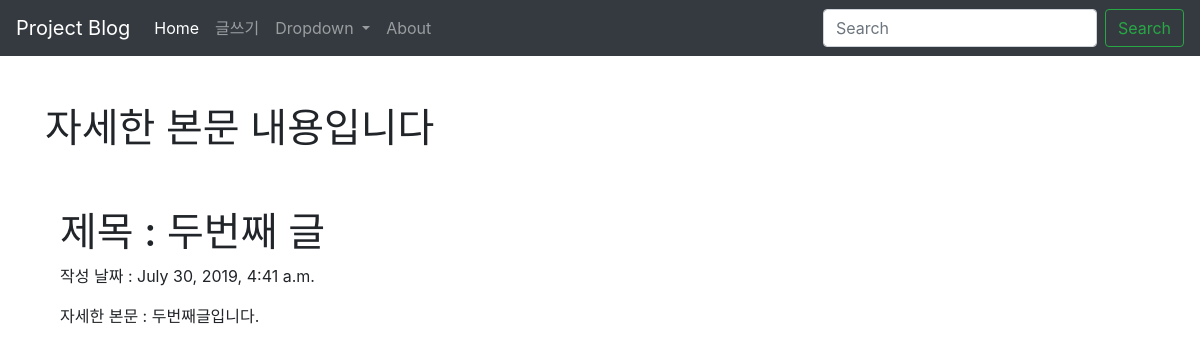
Page /blog/2 on the committed database.
### blog/models.py (models this page shows, shortened)
class Blog(models.Model):
    title = models.CharField(max_length=200)
    pub_date = models.DateTimeField('date published')
    body = models.TextField()

### blog/views.py (the view)
# urls.py: path('<int:blog_id>', views.detail, name="detail"),
def detail(request, blog_id):
    blog_detail = get_object_or_404(Blog, pk = blog_id)
    return render(request, 'detail.html', {'blog':blog_detail})

### blog/templates/detail.html
{% extends 'base.html' %}
{%block content%}
    </body>
      <br><br>
      <h1>자세한 본문 내용입니다</h1>
      <div class = "container">
          <br><br>
          <h1>제목 : {{blog.title}} </h1>
          <p>작성 날짜 : {{blog.pub_date}} </p>
          <p>자세한 본문 : {{blog.body}} </p>
      </div>
</body>
{% endblock %}

### rows in the picture
Blog: title "두번째 글", pub_date "July 30, 2019, 4:41 a.m.", body "두번째글입니다."
